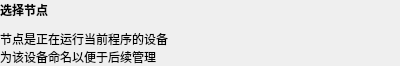
<?xml version="1.0" encoding="UTF-8"?>
<ui version="4.0">
 <class>Node</class>
 <widget class="QWidget" name="Node">
  <property name="geometry">
   <rect>
    <x>0</x>
    <y>0</y>
    <width>400</width>
    <height>62</height>
   </rect>
  </property>
  <property name="windowTitle">
   <string>选择节点</string>
  </property>
  <layout class="QVBoxLayout" name="context">
   <property name="spacing">
    <number>10</number>
   </property>
   <property name="leftMargin">
    <number>0</number>
   </property>
   <property name="topMargin">
    <number>0</number>
   </property>
   <property name="rightMargin">
    <number>0</number>
   </property>
   <property name="bottomMargin">
    <number>0</number>
   </property>
   <item>
    <widget class="QLabel" name="title">
     <property name="minimumSize">
      <size>
       <width>400</width>
       <height>20</height>
      </size>
     </property>
     <property name="maximumSize">
      <size>
       <width>400</width>
       <height>20</height>
      </size>
     </property>
     <property name="font">
      <font>
       <weight>75</weight>
       <bold>true</bold>
      </font>
     </property>
     <property name="text">
      <string>选择节点</string>
     </property>
    </widget>
   </item>
   <item>
    <widget class="QLabel" name="description">
     <property name="text">
      <string>节点是正在运行当前程序的设备
为该设备命名以便于后续管理</string>
     </property>
    </widget>
   </item>
  </layout>
 </widget>
 <resources/>
 <connections/>
</ui>
